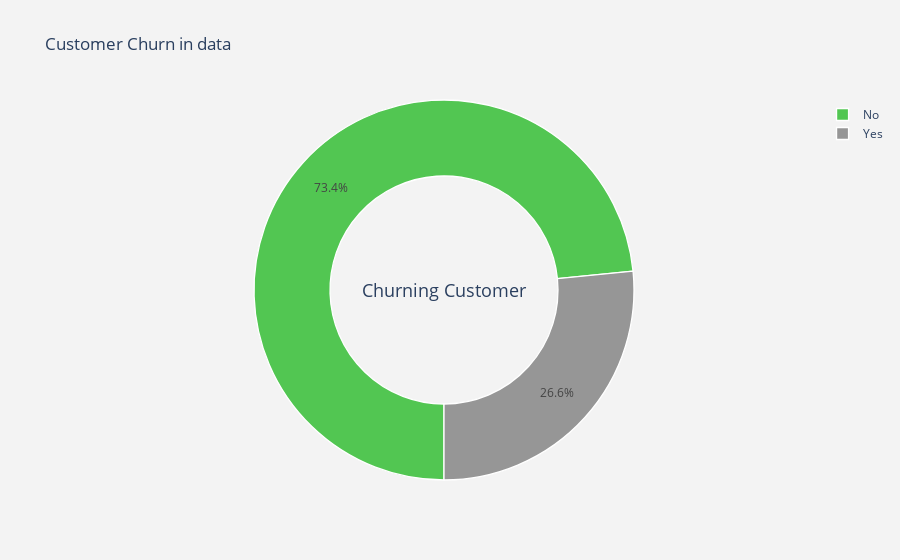
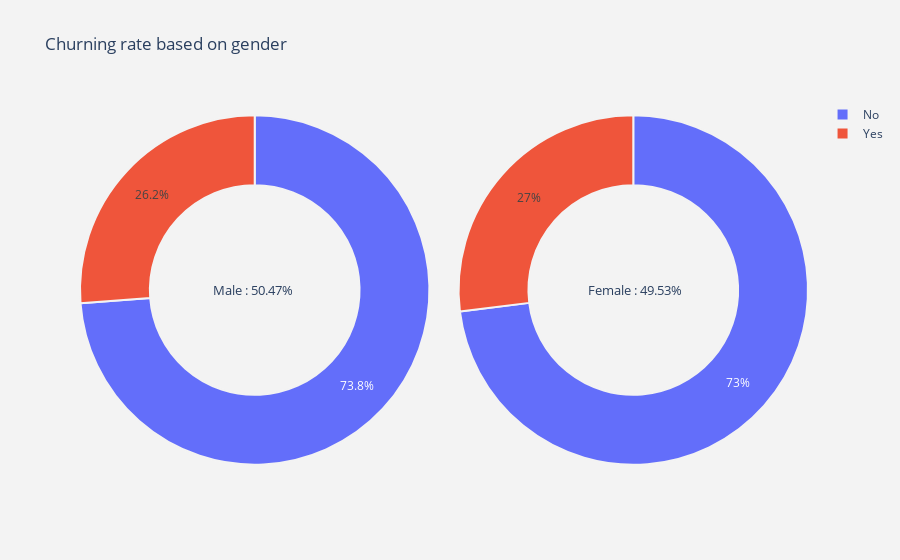
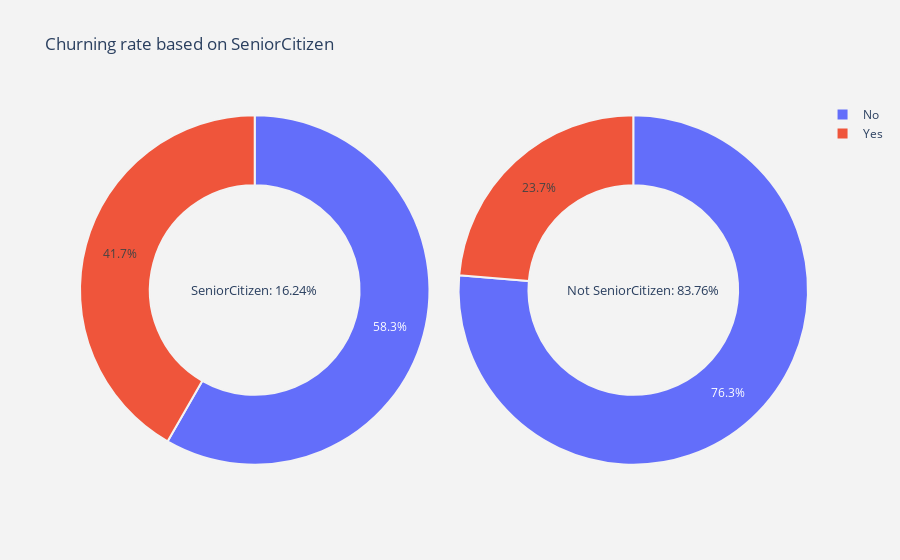
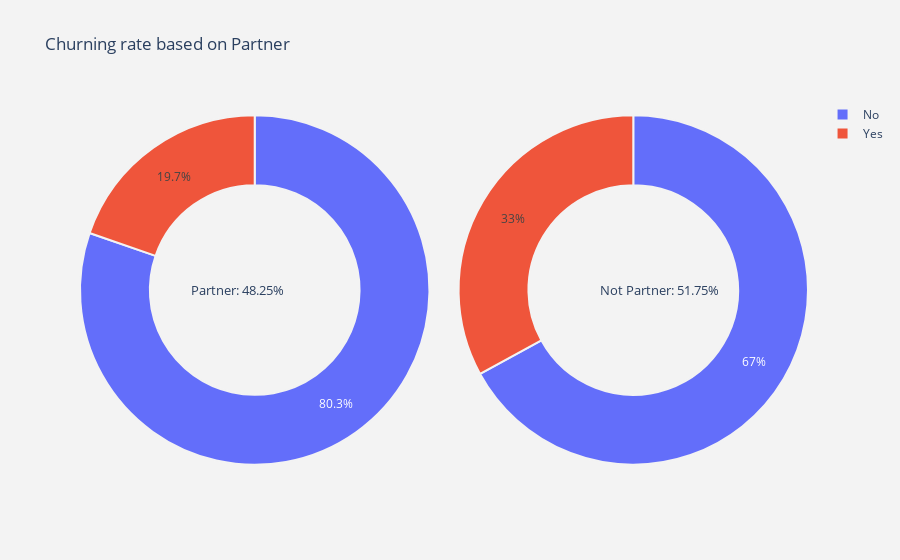

Write notebook code for charts like these, in order.
### Markdown cell above
## 1. Churning Customer berdasar informasi pribadi

### Code cell
bin_cols= ['SeniorCitizen','Partner','Dependents','PaperlessBilling']

#labels
lab = telcom["Churn"].value_counts().keys().tolist()
#values
val = telcom["Churn"].value_counts().values.tolist()

## Total Customer Churn
trace = go.Pie(labels = lab ,
               values = val ,
               marker = dict(colors =  [ '#52c652' ,'#969696'],
               line = dict(color = "white", width =  1.3)),
               rotation = 180,
               hoverinfo = "label+value+text",
               hole = .6              
              )
layout = go.Layout(dict(title = "Customer Churn in data"),
                        plot_bgcolor  = "rgb(243,243,243)",
                        paper_bgcolor = "rgb(243,243,243)",
                        annotations = [dict(text = f"Churning Customer",
                                                font = dict(size = 18),
                                                showarrow = False,
                                                x = .5, y = .5)])
data = [trace]
fig = go.Figure(data = data,layout = layout)
py.iplot(fig)

## Customer Churn Based on Gender
def plot_pie1(column) :
    male = telcom[telcom[column] == 'Male']
    female = telcom[telcom[column] == 'Female']
    x = round(telcom[column].value_counts()['Male']/telcom[column].value_counts().sum() * 100,2)
    y = round(telcom[column].value_counts()['Female']/telcom[column].value_counts().sum() * 100,2)
    
    trace1 = go.Pie(values  = male['Churn'].value_counts().values.tolist(),
                    labels  = male['Churn'].value_counts().keys().tolist(),
                    hoverinfo = "label+value+name",
                    domain  = dict(x = [0,.48]),
                    name    = "Male",
                    marker  = dict(line = dict(width = 2,
                                               color = "rgb(243,243,243)")
                                  ),
                    hole    = .6
                   )
    trace2 = go.Pie(values  = female['Churn'].value_counts().values.tolist(),
                    labels  = female['Churn'].value_counts().keys().tolist(),
                    hoverinfo = "label+value+name",
                    marker  = dict(line = dict(width = 2,
                                               color = "rgb(243,243,243)")
                                  ),
                    domain  = dict(x = [.52,1]),
                    hole    = .6,
                    name    = "Female" 
                   )


    layout = go.Layout(dict(title = f"Churning rate based on {column}",
                            plot_bgcolor  = "rgb(243,243,243)",
                            paper_bgcolor = "rgb(243,243,243)",
                            annotations = [dict(text = f"Male : {x}% ",
                                                font = dict(size = 13),
                                                showarrow = False,
                                                x = .18, y = .5),
                                           dict(text = f"Female : {y}%",
                                                font = dict(size = 13),
                                                showarrow = False,
                                                x = .83,y = .5
                                               )
                                          ]
                           )
                      )
    data = [trace1,trace2]
    fig  = go.Figure(data = data,layout = layout)
    py.iplot(fig)
plot_pie1('gender')

## Customer Churn Based on Personal information
def plot_pie2(column) :
    Yes = telcom[telcom[column] == 1]
    No = telcom[telcom[column] == 0]
    x = round(telcom[column].value_counts()[1]/telcom[column].value_counts().sum() * 100,2)
    y = round(telcom[column].value_counts()[0]/telcom[column].value_counts().sum() * 100,2)
    
    trace1 = go.Pie(values  = Yes['Churn'].value_counts().values.tolist(),
                    labels  = Yes['Churn'].value_counts().keys().tolist(),
                    hoverinfo = "label+value+name",
                    domain  = dict(x = [0,.48]),
                    name    = f"{column}",
                    marker  = dict(line = dict(width = 2,
                                               color = "rgb(243,243,243)")
                                  ),
                    hole    = .6
                   )
    trace2 = go.Pie(values  = No['Churn'].value_counts().values.tolist(),
                    labels  = No['Churn'].value_counts().keys().tolist(),
                    hoverinfo = "label+value+name",
                    marker  = dict(line = dict(width = 2,
                                               color = "rgb(243,243,243)")
                                  ),
                    domain  = dict(x = [.52,1]),
                    hole    = .6,
                    name    = f"Not{column}" 
                   )


    layout = go.Layout(dict(title = f"Churning rate based on {column} ",
                            plot_bgcolor  = "rgb(243,243,243)",
                            paper_bgcolor = "rgb(243,243,243)",
                            annotations = [dict(text = f"{column}: {x}%",
                                                font = dict(size = 13),
                                                showarrow = False,
                                                x = .15, y = .5),
                                           dict(text = f"Not {column}: {y}%",
                                                font = dict(size = 13),
                                                showarrow = False,
                                                x = .88, y = .5
                                               )
                                          ]
                           )
                      )
    data = [trace1,trace2]
    fig  = go.Figure(data = data,layout = layout)
    py.iplot(fig)
    
    
for i in bin_cols:
    plot_pie2(i)

### Figure 1 — Plotly figure (JSON) as saved in the notebook; plotly's stock layout.template omitted (floating-point values rounded to 4 significant figures)
{"data": [{"hole": 0.6, "hoverinfo": "label+value+text", "labels": ["No", "Yes"], "marker": {"colors": ["#52c652", "#969696"], "line": {"color": "white", "width": 1.3}}, "rotation": 180, "type": "pie", "values": [5163, 1869]}], "layout": {"annotations": [{"font": {"size": 18}, "showarrow": false, "text": "Churning Customer", "x": 0.5, "y": 0.5}], "paper_bgcolor": "rgb(243,243,243)", "plot_bgcolor": "rgb(243,243,243)", "title": {"text": "Customer Churn in data"}}}

### Figure 2 — Plotly figure (JSON) as saved in the notebook; plotly's stock layout.template omitted (floating-point values rounded to 4 significant figures)
{"data": [{"domain": {"x": [0, 0.48]}, "hole": 0.6, "hoverinfo": "label+value+name", "labels": ["No", "Yes"], "marker": {"line": {"color": "rgb(243,243,243)", "width": 2}}, "name": "Male", "type": "pie", "values": [2619, 930]}, {"domain": {"x": [0.52, 1]}, "hole": 0.6, "hoverinfo": "label+value+name", "labels": ["No", "Yes"], "marker": {"line": {"color": "rgb(243,243,243)", "width": 2}}, "name": "Female", "type": "pie", "values": [2544, 939]}], "layout": {"annotations": [{"font": {"size": 13}, "showarrow": false, "text": "Male : 50.47% ", "x": 0.18, "y": 0.5}, {"font": {"size": 13}, "showarrow": false, "text": "Female : 49.53%", "x": 0.83, "y": 0.5}], "paper_bgcolor": "rgb(243,243,243)", "plot_bgcolor": "rgb(243,243,243)", "title": {"text": "Churning rate based on gender"}}}

### Figure 3 — Plotly figure (JSON) as saved in the notebook; plotly's stock layout.template omitted (floating-point values rounded to 4 significant figures)
{"data": [{"domain": {"x": [0, 0.48]}, "hole": 0.6, "hoverinfo": "label+value+name", "labels": ["No", "Yes"], "marker": {"line": {"color": "rgb(243,243,243)", "width": 2}}, "name": "SeniorCitizen", "type": "pie", "values": [666, 476]}, {"domain": {"x": [0.52, 1]}, "hole": 0.6, "hoverinfo": "label+value+name", "labels": ["No", "Yes"], "marker": {"line": {"color": "rgb(243,243,243)", "width": 2}}, "name": "NotSeniorCitizen", "type": "pie", "values": [4497, 1393]}], "layout": {"annotations": [{"font": {"size": 13}, "showarrow": false, "text": "SeniorCitizen: 16.24%", "x": 0.15, "y": 0.5}, {"font": {"size": 13}, "showarrow": false, "text": "Not SeniorCitizen: 83.76%", "x": 0.88, "y": 0.5}], "paper_bgcolor": "rgb(243,243,243)", "plot_bgcolor": "rgb(243,243,243)", "title": {"text": "Churning rate based on SeniorCitizen "}}}

### Figure 4 — Plotly figure (JSON) as saved in the notebook; plotly's stock layout.template omitted (floating-point values rounded to 4 significant figures)
{"data": [{"domain": {"x": [0, 0.48]}, "hole": 0.6, "hoverinfo": "label+value+name", "labels": ["No", "Yes"], "marker": {"line": {"color": "rgb(243,243,243)", "width": 2}}, "name": "Partner", "type": "pie", "values": [2724, 669]}, {"domain": {"x": [0.52, 1]}, "hole": 0.6, "hoverinfo": "label+value+name", "labels": ["No", "Yes"], "marker": {"line": {"color": "rgb(243,243,243)", "width": 2}}, "name": "NotPartner", "type": "pie", "values": [2439, 1200]}], "layout": {"annotations": [{"font": {"size": 13}, "showarrow": false, "text": "Partner: 48.25%", "x": 0.15, "y": 0.5}, {"font": {"size": 13}, "showarrow": false, "text": "Not Partner: 51.75%", "x": 0.88, "y": 0.5}], "paper_bgcolor": "rgb(243,243,243)", "plot_bgcolor": "rgb(243,243,243)", "title": {"text": "Churning rate based on Partner "}}}
